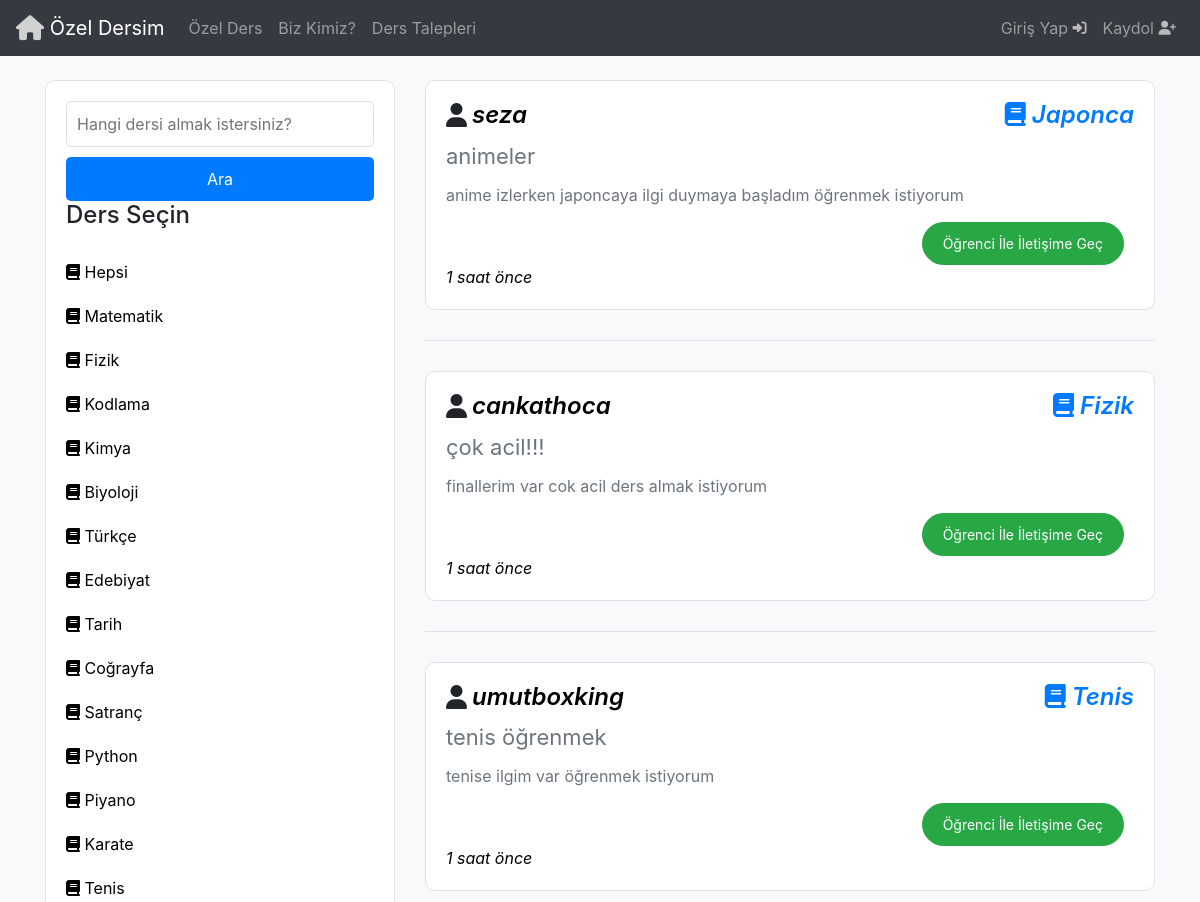
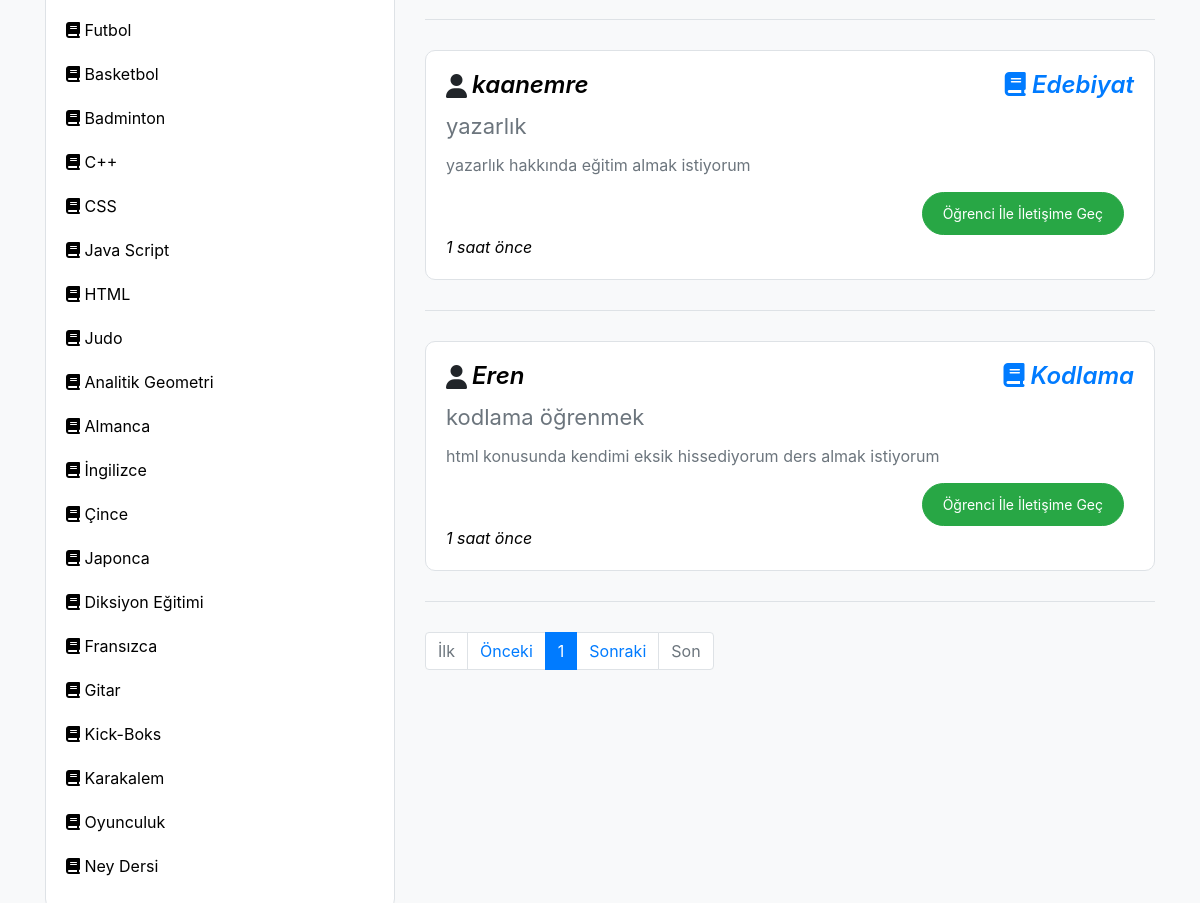
/derstalepleri/, run on the app's committed database (2 pictures, top to bottom).
### Base/models.py (models this page shows, shortened)
class Ders(models.Model):
  ders = models.CharField(max_length=50)
  def __str__(self) :
    return self.ders

class DersTalepleri(models.Model):
  seviye = [
    ('İlkokul', 'İlkokul'),
    ('Ortaokul', 'Ortaokul'),
    ('Lise', 'Lise'),
    ('Üniversite', 'Üniversite'),
    ('Yüksek Lisans','Yüksek Lisans'),
  ]
  kullanici = models.ForeignKey(User, on_delete=models.CASCADE)
  baslik = models.CharField(max_length=50)
  ders = models.ForeignKey(Ders, on_delete=models.CASCADE)
  talep_notu= models.TextField(max_length=200,null=True,blank=True)
  talep_durumu = models.BooleanField(default=False)
  min_butce = models.IntegerField(validators=[MinValueValidator(0)])
  max_butce = models.IntegerField(validators=[MaxValueValidator(10000)])
  ogrenci_seviyesi = models.CharField(max_length=50,choices=seviye)
  olusturulma_tarihi = models.DateTimeField(auto_now_add=True)
  konum = models.ForeignKey(Sehir, on_delete=models.CASCADE, null=True, blank=True, default=None)
  dil = models.ForeignKey(Dil,on_delete=models.CASCADE,default=None)

### Base/views.py (the view)
# urls.py: path('derstalepleri/', views.derstalepleri,name='DersTalepleri'),
def derstalepleri(request):
   q = request.GET.get('q') if request.GET.get('q') != None else ''
   dersler = Ders.objects.all()
   derstalepleri = DersTalepleri.objects.filter(
      Q(ders__ders__icontains=q) |
      Q(kullanici__username__icontains=q) |
      Q(kullanici__last_name__icontains=q) |
      Q(kullanici__first_name__icontains=q) |
      Q(kullanici__profile__cinsiyet__icontains=q) |
      Q(konum__sehir__icontains=q) |
      Q(baslik__icontains=q) |
      Q(max_butce__icontains=q) |
      Q(min_butce__icontains=q) |
      Q(olusturulma_tarihi__icontains=q) |
      Q(dil__dil__icontains=q)
   )
   paginator = Paginator(derstalepleri,5)
   page_number = request.GET.get('page')
   page_obj = paginator.get_page(page_number)
   context = {'derstalepleri': derstalepleri, 'dersler':dersler,'page_obj':page_obj}
   return render(request, 'DersTalepleri.html',context)

### Templates/DersTalepleri.html (shortened to what this page needs)
{% include 'navbar.html' %}
<!DOCTYPE html>
<html lang="en">
  <head>
    <link
      rel="stylesheet"
      href="https://stackpath.bootstrapcdn.com/bootstrap/4.5.2/css/bootstrap.min.css"
    />
    <link
      rel="stylesheet"
      href="https://cdnjs.cloudflare.com/ajax/libs/font-awesome/6.5.2/css/all.min.css"
    />
  </head>
  <body>
    <div class="container mt-4">
      <div class="row">
        <div class="col-md-4">
          <div class="sidebar">
            <form method="GET" action="{% url 'DersTalepleri' %}">
              <input
                type="text"
                name="q"
                class="search-input"
                placeholder="Hangi dersi almak istersiniz?"
                aria-label="Arama"
                aria-describedby="basic-addon2"
              />
              <button type="submit" class="search-button">Ara</button>
            </form>
            <h3>Ders Seçin</h3>
            <a href="{% url 'DersTalepleri' %}"
              ><i class="fas fa-book"></i> Hepsi</a
            >
            {% for ders in dersler %}
            <a href="{% url 'DersTalepleri' %}?q={{ders.ders}}">
              <i class="fas fa-book"></i> {{ders.ders}}</a
            >
            {% endfor %}
          </div>
        </div>
        <div class="col-md-8">
           {% for derstalebi in page_obj reversed %}
          <div class="request-card">
            <div class="d-flex justify-content-between align-items-center">
              <h5 class="d-flex align-items-center">
                <i class="fas fa-user"></i>
                <a href="{% url 'TalepDetay' derstalebi.id %}" class="user-name"> {{ derstalebi.kullanici }}</a>
              </h5>
              <h5>
                <i class="fas fa-book" style="color: #007bff"></i>
                <span class="lesson-name">{{ derstalebi.ders }}</span>
              </h5>
            </div>
           <p style="font-size: 22px;" > {{derstalebi.baslik}}</p>
            <p>{{ derstalebi.talep_notu }}</p>
            <div class="request-actions">
              {% if derstalebi.kullanici == request.user %}
              <div class="right-actions">
                <a
                  href="{% url 'TalepDuzenle' derstalebi.id %}"
                  class="btn btn-warning btn-sm btn-custom btn-warning-custom"
                  >Talebi Düzenle</a
                >
                <a
                  href="{% url 'TalepSil' derstalebi.id %}"
                  class="btn btn-danger btn-sm btn-custom btn-danger-custom"
                  >Talebi Sil</a
                >
                <a
                  href="{% url 'TalepKabul' derstalebi.id %}"
                  class="btn btn-success btn-sm btn-custom btn-success-custom"
                  >Talebi Kapat</a
                >
              </div>
              {% else %} {% if derstalebi.talep_durumu == False %}
              <div class="right-actions">
                {% if request.user.is_authenticated %}
                <a
                  href="{% url 'IletisimeGec1' derstalebi.id %}"
                  class="btn btn-success btn-sm btn-custom btn-success-custom"
                  >Öğrenci İle İletişime Geç</a
                >
                {% else %}
                <a
                  href="{% url 'register' %}"
                  class="btn btn-success btn-sm btn-custom btn-success-custom"
                  >Öğrenci İle İletişime Geç</a
                >{% endif %}
              </div>
              {% else %}
              <span class="text-muted">Talep Kapandı</span>
              {% endif %} {% endif %}
            </div>
            <div
              class="timestamp"
              data-time="{{ derstalebi.olusturulma_tarihi }}"
              id="timestamp{{ forloop.counter }}"
            >
            </div>
          </div>
          <div class="divider"></div>
          {% endfor %}
          <nav aria-label="Page navigation">
            <ul class="pagination">
              <li class="page-item {% if not page_obj.has_previous %}disabled{% endif %}">
                <a class="page-link" href="?page=1">İlk</a>
              </li>
              <li class="page-item">
                {% if page_obj.has_previous %}
             <a class="page-link" href="?page={{ page_obj.previous_page_number }}">Önceki</a>
                {% else %}
                   <span class="page-link">Önceki</span>
                {% endif %}
              </li>
              {% for num in page_obj.paginator.page_range %}
              <li class="page-item {% if page_obj.number == num %}active{% endif %}">
                <a class="page-link" href="?page={{ num }}">{{ num }}</a>
              </li>
              {% endfor %}
              <li class="page-item">
                {% if page_obj.has_next %}
             <a class="page-link" href="?page={{ page_obj.next_page_number }}">Sonraki</a>
                {% else %}
                   <span class="page-link">Sonraki</span>
                {% endif %}
              </li>
              <li class="page-item {% if not page_obj.has_next %}disabled{% endif %}">
                <a class="page-link" href="?page={{ page_obj.paginator.num_pages }}">Son</a>
              </li>
            </ul>
          </nav>
        </div>
      </div>
    </div>
  </body>
</html>

### Templates/DersTalepleri.html (style rules this page uses)
body { background-color: #f8f9fa; }
.request-card { margin-bottom: 20px; border: 1px solid #dee2e6; border-radius: 10px; padding: 20px; background-color: #ffffff; transition: box-shadow 0.3s; width: 100%; max-width: 100%; }
.request-card h5 { margin: 0; font-size: 1.5rem; font-weight: 600; word-wrap: break-word; word-break: break-all; }
.request-card h5 a, .request-card p { overflow: hidden; text-overflow: ellipsis; white-space: nowrap; display: block; }
.request-card p { margin: 10px 0; color: #6c757d; }
.request-actions { margin-top: 15px; display: flex; justify-content: flex-end; }
.request-actions .right-actions { display: flex; }
.request-actions a { margin-right: 10px; }
.divider { margin: 30px 0; border-bottom: 1px solid #dee2e6; }
.btn-custom { border-radius: 50px; padding: 10px 20px; }
.btn-success-custom { background-color: #28a745; border-color: #28a745; }
.user-name { color: black; font-style: italic; margin-left: 5px; }
.lesson-name { color: #007bff; font-style: italic; }
.timestamp { color: #000; font-style: italic; }
.search-input { width: 100%; padding: 10px; margin-bottom: 10px; border: 1px solid #dee2e6; border-radius: 5px; }
.search-button { display: block; width: 100%; padding: 10px; background-color: #007bff; color: #fff; border: none; border-radius: 5px; cursor: pointer; }
.sidebar { padding: 20px; border: 1px solid #dee2e6; border-radius: 10px; background-color: #ffffff; margin-bottom: 20px; }
.sidebar h3 { font-size: 1.5rem; margin-bottom: 20px; }
.sidebar a { display: block; padding: 10px 0; color: #000000; text-decoration: none; }

### data on the page
Ders: ders "Matematik"
Ders: ders "Fizik"
Ders: ders "Kodlama"
Ders: ders "Kimya"
Ders: ders "Biyoloji"
Ders: ders "Türkçe"
Ders: ders "Edebiyat"
Ders: ders "Tarih"
Ders: ders "Coğrayfa"
Ders: ders "Satranç"
Ders: ders "Python"
Ders: ders "Piyano"
Ders: ders "Karate"
Ders: ders "Tenis"
Ders: ders "Futbol"
Ders: ders "Basketbol"
Ders: ders "Badminton"
Ders: ders "C++"
Ders: ders "CSS"
Ders: ders "Java Script"
Ders: ders "HTML"
Ders: ders "Judo"
Ders: ders "Analitik Geometri"
Ders: ders "Almanca"
Ders: ders "İngilizce"
Ders: ders "Çince"
Ders: ders "Japonca"
Ders: ders "Diksiyon Eğitimi"
Ders: ders "Fransızca"
Ders: ders "Gitar"
Ders: ders "Kick-Boks"
Ders: ders "Karakalem"
Ders: ders "Oyunculuk"
Ders: ders "Ney Dersi"
DersTalepleri: kullanici "seza", ders "Japonca", baslik "animeler", talep_notu "anime izlerken japoncaya ilgi duymaya başladım öğrenmek istiyorum", talep_durumu "Öğrenci İle İletişime Geç"
DersTalepleri: kullanici "cankathoca", ders "Fizik", baslik "çok acil!!!", talep_notu "finallerim var cok acil ders almak istiyorum", talep_durumu "Öğrenci İle İletişime Geç"
DersTalepleri: kullanici "umutboxking", ders "Tenis", baslik "tenis öğrenmek", talep_notu "tenise ilgim var öğrenmek istiyorum", talep_durumu "Öğrenci İle İletişime Geç"
DersTalepleri: kullanici "kaanemre", ders "Edebiyat", baslik "yazarlık", talep_notu "yazarlık hakkında eğitim almak istiyorum", talep_durumu "Öğrenci İle İletişime Geç"
DersTalepleri: kullanici "Eren", ders "Kodlama", baslik "kodlama öğrenmek", talep_notu "html konusunda kendimi eksik hissediyorum ders almak istiyorum", talep_durumu "Öğrenci İle İletişime Geç"

### other printed values
{{ num }} "1"
